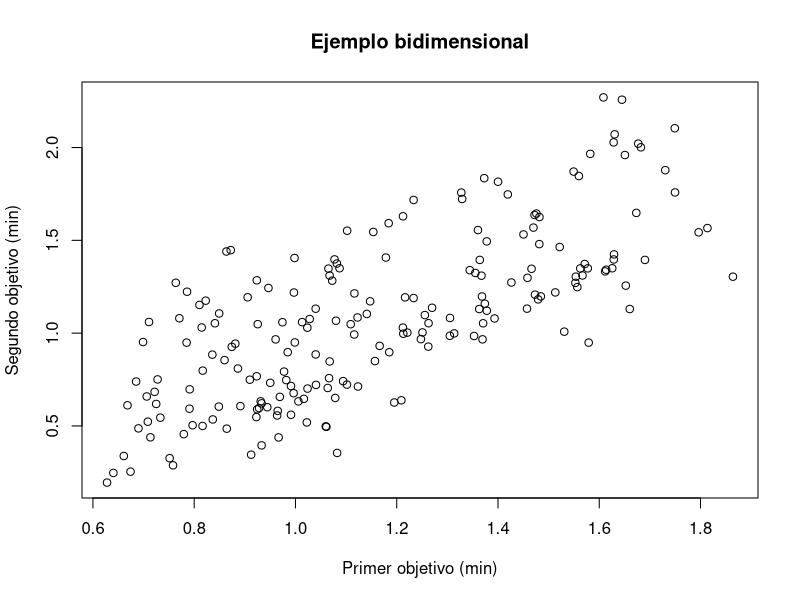
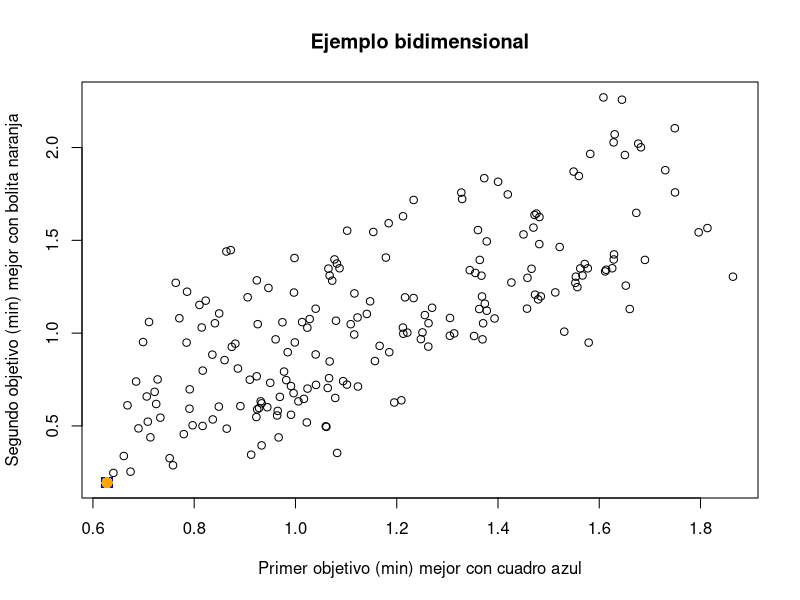

R code for these plots, in order: (Note: this script raises an error after producing the figures.)
#RETO1

suppressMessages(library(cluster))
data = data.frame()
poli <- function(maxdeg, varcount, termcount) {
  f <- data.frame(variable=integer(), 
                  coef=integer(), 
                  degree=integer())
  for (t in 1:termcount) {
    var <- sample(1:varcount, 1)
    deg <- sample(0:maxdeg, 1)
    f <-  rbind(f, c(var, runif(1), deg))
  }
  names(f) <- c("variable", "coef", "degree")
  return(f)
}

eval <- function(pol, vars) {
  value <- 0.0
  terms = dim(pol)[1]
  for (t in 1:terms) {
    term <- pol[t,]
    mult = term$coef
    valor = vars[term$variable]
    grado = term$degree
    value <-  value + mult * valor^grado
  }
  return(value)
}

## NUEVO!!!
domin.by <- function(target, challenger) {
  # sum sobre los TRUE/FALSE
  if (sum(challenger < target) > 0) {
    return(FALSE) # hay empeora (en maximizar)
  } # si no hay empeora, vemos si hay mejora
  # sum sobre los TRUE/FALSE
  return(sum(challenger > target) > 0)
}

vc <- 4 #Cuantas variables
md <- 3 #Grado maximo
tc <- 5#Cuantos terminos
k = 2 #Funcion objetivo
replicaa = 1:20
obj <- list()

  for (i in 1:k) {
      obj[[i]] <- poli(md, vc, tc)
    }
    minim <- (runif(k) > 0.5)
    sign <- (1 + -2 * minim) # neg -> min, pos -> max
    n <- 200 # cuantas soluciones aleatorias
    sol <- matrix(runif(vc * n), nrow=n, ncol=vc)
    val <- matrix(rep(NA, k * n), nrow=n, ncol=k)
    for (i in 1:n) { # evaluamos las soluciones
      for (j in 1:k) { # para todos los objetivos
        val[i, j] <- eval(obj[[j]], sol[i,])
      }
    }
    mejor1 <- which.max(sign[1] * val[,1])
    mejor2 <- which.max(sign[2] * val[,2])
    cual <- c("max", "min")
    
    xl <- paste("Primer objetivo (", cual[minim[1] + 1], ")", sep="")
    yl <- paste("Segundo objetivo (", cual[minim[2] + 1], ")", sep="")
    png("p11_init.png")
    plot(val[,1], val[,2], xlab=xl, ylab=yl, main="Ejemplo bidimensional")
    graphics.off()
    png("p11_mejores.png")
    plot(val[,1], val[,2], xlab=paste(xl, "mejor con cuadro azul"),
         ylab=paste(yl,"mejor con bolita naranja"),
         main="Ejemplo bidimensional")
    points(val[mejor1, 1], val[mejor1, 2], col="blue", pch=15, cex=1.5)
    points(val[mejor2, 1], val[mejor2, 2], col="orange", pch=16, cex=1.5)
    graphics.off()
    
    no.dom <- logical() # TRUE/FALSE segun si nadie lo domina
    #dominadores = integer()
    for (i in 1:n) { # para cada asignacion
      d <- logical() # quienes le dominan (si / no)
      for (j in 1:n) { # para todos los demas
        # i es a quien le retan, j es quien esta retando
        # lo comparamos como si todo fuese max (min f = max -f)
        d <- c(d, domin.by(sign * val[i,], sign * val[j,]))
      }
      no.dom <- c(no.dom, sum(d) == 0) # nadie le domina (puros FALSE)
    }
    # agarra solo los que tienen TRUE en no.dom
    frente <- subset(val, no.dom) # solamente las no dominadas
    print(frente)
    data = rbind(data, frente)
    names(data) = c("X", "Y")
    distance <- dist(data, method = "euclidean")
    pp = 0.8
    res.k = kmeans(data, centers = (dim(frente)[1]*pp), algorithm = "Lloyd")
    res.k$cluster
    res.k$centers    
    
    png("p11_frentesub.png", width=15, height=15, units="cm", res=1200)
    plot(val[,1], val[,2], xlab=paste(xl, "mejor con cuadro azul"),
         ylab=paste(yl,"mejor con bolita naranja"),
         main="Ejemplo bidimensional")
    points((dete[,1]), (dete[,2]), col="red", pch=16, cex=1.5)
    points((frente[,1]), (frente[,2]), col="green", pch=16, cex=1.5)
    mejor1 <- which.max((1 + (-2 * minim[1])) * val[,1])
    mejor2 <- which.max((1 + (-2 * minim[2])) * val[,2])
    graphics.off()


